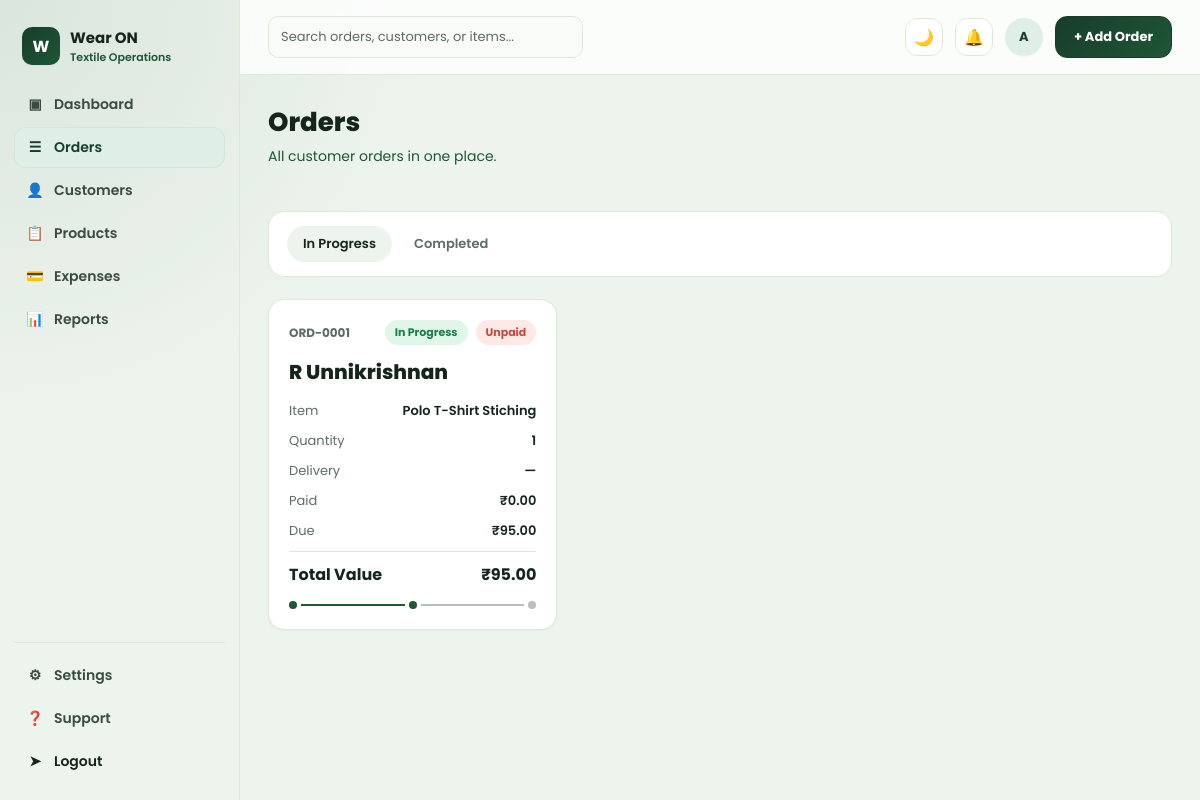
The page /orders/ (signed in) on the database as committed earlier.
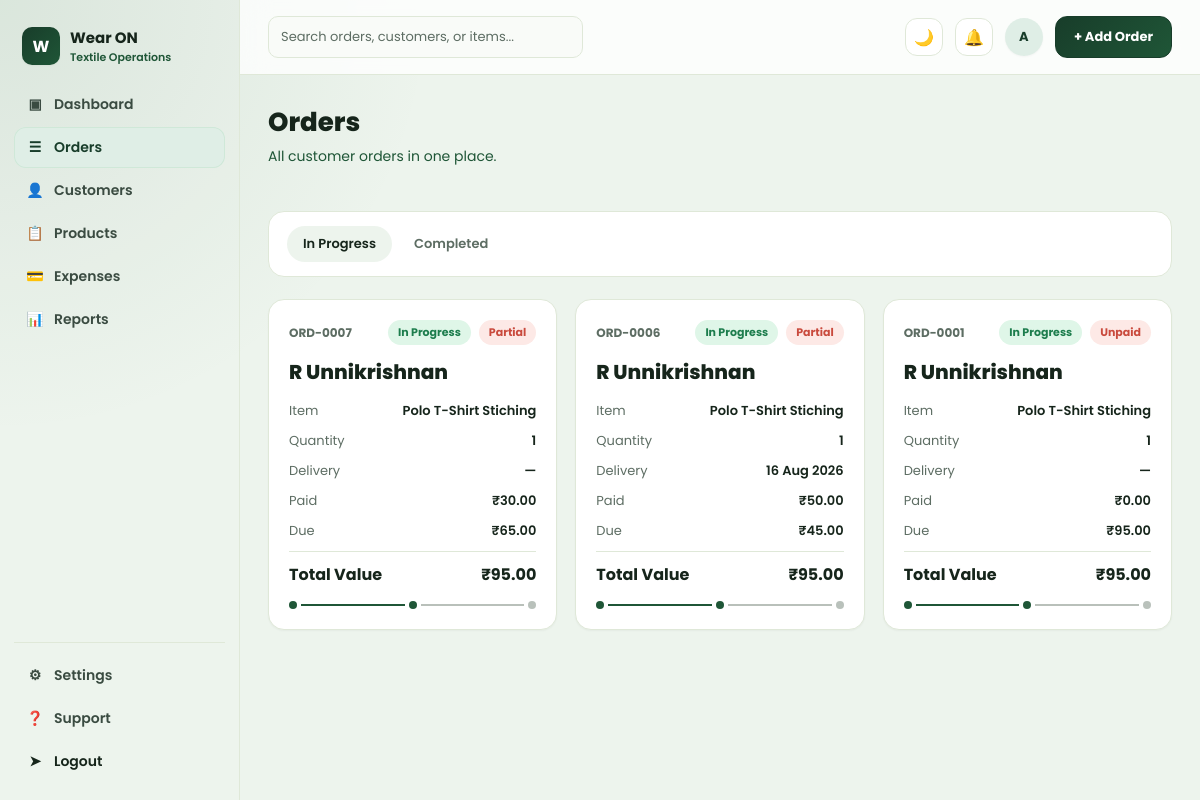
The same page on the database as committed later.
### orders/models.py (models this page shows, shortened)
class Order(models.Model):
    STATUS_PENDING = "pending"
    STATUS_IN_PROGRESS = "in_progress"
    STATUS_FINISHED = "finished"
    STATUS_CANCELLED = "cancelled"
    STATUS_CHOICES = [
        (STATUS_PENDING, "Pending"),
        (STATUS_IN_PROGRESS, "In Progress"),
        (STATUS_FINISHED, "Finished"),
        (STATUS_CANCELLED, "Cancelled"),
    ]
    PRIORITY_LOW = "low"
    PRIORITY_MEDIUM = "medium"
    PRIORITY_HIGH = "high"
    PRIORITY_CHOICES = [
        (PRIORITY_LOW, "Low"),
        (PRIORITY_MEDIUM, "Medium"),
        (PRIORITY_HIGH, "High"),
    ]
    PAYMENT_METHOD_BANK = "bank_transfer"
    PAYMENT_METHOD_CHECK = "check"
    PAYMENT_METHOD_CARD = "card"
    PAYMENT_METHOD_ONLINE = "online_payment"
    PAYMENT_METHOD_OTHER = "other"
    PAYMENT_METHOD_CHOICES = [
        ("", "Select payment method"),
        (PAYMENT_METHOD_BANK, "Bank Transfer"),
        (PAYMENT_METHOD_CHECK, "Check"),
        (PAYMENT_METHOD_CARD, "Card"),
        (PAYMENT_METHOD_ONLINE, "Online Payment"),
        (PAYMENT_METHOD_OTHER, "Other"),
    ]
    order_number = models.CharField(max_length=20, unique=True, editable=False)
    customer = models.ForeignKey(Customer, on_delete=models.CASCADE, related_name="orders")
    status = models.CharField(max_length=20, choices=STATUS_CHOICES, default=STATUS_IN_PROGRESS)
    is_paid = models.BooleanField(default=False)
    order_date = models.DateField(default=timezone.localdate)
    expected_delivery_date = models.DateField(null=True, blank=True)
    reference_number = models.CharField("Reference / PO Number", max_length=50, blank=True)
    shipping_address = models.TextField(blank=True, help_text="Leave blank to use customer address")
    assigned_tailor = models.CharField(max_length=100, blank=True)
    priority = models.CharField(max_length=10, choices=PRIORITY_CHOICES, default=PRIORITY_MEDIUM)
    discount_percent = models.DecimalField(max_digits=5, decimal_places=2, default=0)
    amount_paid = models.DecimalField(max_digits=10, decimal_places=2, default=Decimal("0.00"))
    payment_method = models.CharField(
        max_length=30,
        choices=PAYMENT_METHOD_CHOICES,
        blank=True,
        default="",
    )
    payment_method_details = models.CharField(max_length=255, blank=True)
    customer_notes = models.TextField(blank=True)
    created_at = models.DateTimeField(auto_now_add=True)
    updated_at = models.DateTimeField(auto_now=True)
    class Meta:
        ordering = ["-created_at"]
    @property
    def subtotal(self):
        total = sum((item.subtotal for item in self.items.all()), Decimal("0"))
        return total.quantize(Decimal("0.01"))
    @property
    def discount_amount(self):
        return (self.subtotal * self.discount_percent / Decimal("100")).quantize(Decimal("0.01"))
    @property
    def grand_total(self):
        return self.subtotal - self.discount_amount
    @property
    def amount_due(self):
        due = self.grand_total - self.amount_paid
        if due <= Decimal("0"):
            return Decimal("0.00")
        return due.quantize(Decimal("0.01"))
    @property
    def payment_status_label(self):
        if self.amount_paid >= self.grand_total and self.grand_total > Decimal("0"):
            return "Paid"
        if self.amount_paid > Decimal("0"):
            return "Partial"
        return "Unpaid"

class OrderItem(models.Model):
    order = models.ForeignKey(Order, on_delete=models.CASCADE, related_name="items")
    fabric = models.ForeignKey(
        Fabric, on_delete=models.SET_NULL, related_name="order_items", null=True, blank=True
    )
    item_name = models.CharField(max_length=150)
    description = models.CharField(max_length=255, blank=True)
    quantity = models.DecimalField(max_digits=10, decimal_places=2, default=1)
    unit_price = models.DecimalField("Rate", max_digits=10, decimal_places=2, default=0)
    @property
    def subtotal(self):
        return self.quantity * self.unit_price

class Customer(models.Model):
    name = models.CharField(max_length=150)
    company_name = models.CharField(max_length=150, blank=True)
    email = models.EmailField(blank=True)
    phone = models.CharField(max_length=20, blank=True)
    address = models.TextField(blank=True)
    created_at = models.DateTimeField(auto_now_add=True)
    class Meta:
        ordering = ["name"]

### orders/views.py (the view)
# urls.py: path("orders/", views.order_list, name="order-list"),
@login_required
def order_list(request):
    orders = Order.objects.select_related("customer").prefetch_related("items")
    status = request.GET.get("status", Order.STATUS_IN_PROGRESS)
    context = {
        "orders": _filter_by_status(orders, status),
        "active_status": status,
        "status_tabs": ORDER_STATUS_TABS,
    }
    return render(request, "orders/order_list.html", context)

### orders/views.py (called while the page is built)
def _filter_by_status(queryset, status):
    if status not in {Order.STATUS_IN_PROGRESS, Order.STATUS_FINISHED}:
        status = Order.STATUS_IN_PROGRESS
    if status == Order.STATUS_IN_PROGRESS:
        return queryset.filter(status__in=[Order.STATUS_IN_PROGRESS, Order.STATUS_PENDING])
    return queryset.filter(status=status)

### orders/templates/orders/order_list.html (shortened to what this page needs)
{% extends "base.html" %}
{% block content %}
<div class="page-head-row">
  <div>
    <h1 class="page-title">Orders</h1>
    <p class="page-sub">All customer orders in one place.</p>
  </div>
</div>
<div class="filter-bar">
  <div class="tabs">
    {% for code, label in status_tabs %}
      <a class="tab {% if active_status == code %}active{% endif %}" href="?status={{ code }}">{{ label }}</a>
    {% endfor %}
  </div>
</div>
<div class="order-grid">
  {% for order in orders %}
    {% include "orders/_order_card.html" %}
  {% empty %}
    <div class="empty-state">No orders match this filter.</div>
  {% endfor %}
</div>
{% endblock %}

### orders/templates/orders/_order_card.html
{% load humanize %}
<div class="card order-card">
  <div class="order-card-top">
    <span class="order-id">{{ order.order_number }}</span>
    <div class="pill-row">
      <span class="pill pill-{{ order.status }}">{{ order.get_status_display }}</span>
      <span class="pill pill-{{ order.is_paid|yesno:"paid,unpaid" }}">{{ order.payment_status_label }}</span>
    </div>
  </div>
  <a href="{% url 'order-detail' order.pk %}" class="order-name">{{ order.customer.name }}</a>
  {% with first_item=order.items.first %}
  {% if first_item %}
  <div class="kv-row"><span class="k">Item</span><span class="v">{{ first_item.item_name }}</span></div>
  <div class="kv-row"><span class="k">Quantity</span><span class="v">{{ first_item.quantity|floatformat:0 }}</span></div>
  {% endif %}
  {% endwith %}
  <div class="kv-row"><span class="k">Delivery</span><span class="v">{{ order.expected_delivery_date|date:"d M Y"|default:"—" }}</span></div>
  <div class="kv-row"><span class="k">Paid</span><span class="v">&#8377;{{ order.amount_paid|intcomma }}</span></div>
  <div class="kv-row"><span class="k">Due</span><span class="v">&#8377;{{ order.amount_due|intcomma }}</span></div>
  <div class="order-total-row"><span>Total Value</span><span>&#8377;{{ order.grand_total|intcomma }}</span></div>
  <div class="progress-dots">
    {% if order.status == "finished" %}
      <span class="dot filled"></span><span class="dot-line filled"></span><span class="dot filled"></span><span class="dot-line filled"></span><span class="dot filled"></span>
    {% elif order.status == "in_progress" %}
      <span class="dot filled"></span><span class="dot-line filled"></span><span class="dot filled"></span><span class="dot-line"></span><span class="dot"></span>
    {% else %}
      <span class="dot filled"></span><span class="dot-line"></span><span class="dot"></span><span class="dot-line"></span><span class="dot"></span>
    {% endif %}
  </div>
</div>

Rows that differ between the two databases and show on the page:
added Order: order_number "ORD-0007", status "In Progress", payment_status_label "Partial", customer.name "R Unnikrishnan", items.first.item_name "Polo T-Shirt Stiching", items.first.quantity "1", expected_delivery_date "—", amount_paid "30.00", amount_due "65.00", grand_total "95.00"
added Order: order_number "ORD-0006", status "In Progress", payment_status_label "Partial", customer.name "R Unnikrishnan", items.first.item_name "Polo T-Shirt Stiching", items.first.quantity "1", expected_delivery_date "16 Aug 2026", amount_paid "50.00", amount_due "45.00", grand_total "95.00"
